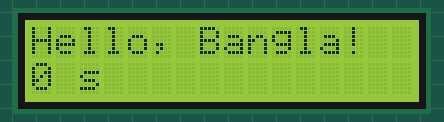
Simulated run of this sketch. Board: Arduino Uno, built with avr-gcc and run on an emulated ATmega328P. Parts: 16×2 character LCD.

Above: at 0.1 s.
At 4.1 s:
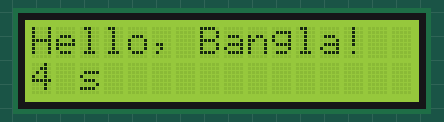
At 9.1 s:
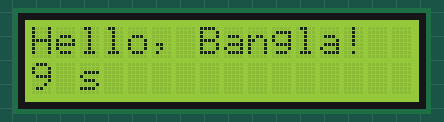
At 19.2 s:
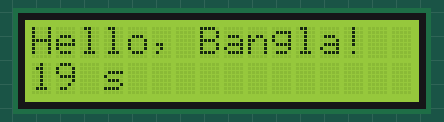
At 29.2 s:
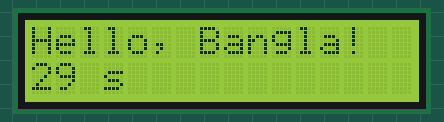
At 39.1 s:
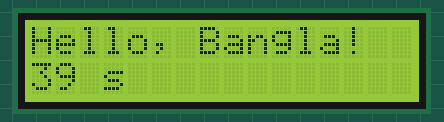

Measured:
- what the display in image 1 shows lasts 1.0 s, from 4.1 s to 5.1 s

The sketch:

lcd.ino
```cpp
// LCD-তে লেখা দেখাও (LCD)
// RS ১২, E ১১, D4 ৫, D5 ৪, D6 ৩, D7 ২ নম্বর পিনে লাগাও।
// LCD-র VSS ও RW GND-তে, VDD 5V-তে লাগাও।

#include <LiquidCrystal.h>

LiquidCrystal lcd(12, 11, 5, 4, 3, 2);

void setup() {
  lcd.begin(16, 2);            // ১৬ ঘর, ২ লাইনের LCD
  lcd.print("Hello, Bangla!");
}

void loop() {
  lcd.setCursor(0, 1);         // দ্বিতীয় লাইনের শুরুতে যাও
  lcd.print(millis() / 1000);  // কত সেকেন্ড হলো
  lcd.print(" s");
  delay(200);
}
```
